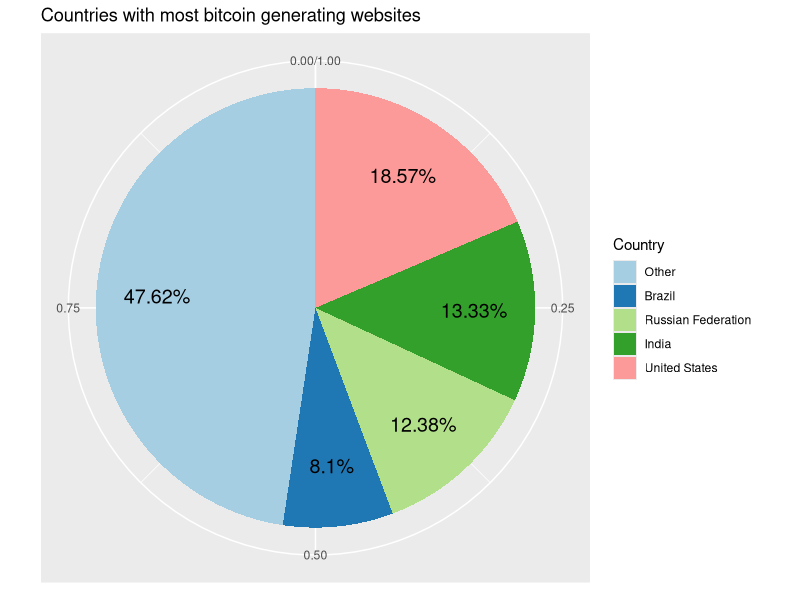

Here is the R script that generated this plot:
## ---- chunk 1
knitr::opts_chunk$set(echo = TRUE)
library(knitr)
library(kableExtra)
library(ggplot2)
library(ggthemes)
library(dplyr)
## ---- chunk 2
miners <- read.csv("miners.csv", header = TRUE)
miners <- miners[1:210, 1:10]


cCount <- miners %>% group_by(Top.Country) %>% count()
cCount <- cCount[order(cCount$n, decreasing = TRUE),]
cCount_other <- sum(cCount[5:nrow(cCount),2])
cCount <- cCount[1:4,]
levels(cCount$Top.Country)[1] <- "Other"
cCount <- rbind(cCount, c(Top.Country="Other"))
cCount[5,2] <- cCount_other
new_levels <- c("United States", "India", "Russian Federation", "Brazil", "Other")[5:1]
cCount[,1] <- factor(cCount$Top.Country, levels = new_levels)

cCount[,2] <- cCount$n / sum(cCount$n)


ggplot(cCount, aes(x=1, y=n, fill=Top.Country)) +
  geom_bar(stat = "identity") +
  scale_fill_brewer("Country", type="qual", palette=3) +
  coord_polar("y") +
  ggtitle("Countries with most bitcoin generating websites") +
  labs(x=NULL, y=NULL) +
  scale_x_discrete() + 
  geom_text(aes(x=1.2, y = n/2 + c(0, cumsum(n)[-length(n)]), 
                            label = paste0(round(n*100, digits=2), "%")), size=5)
